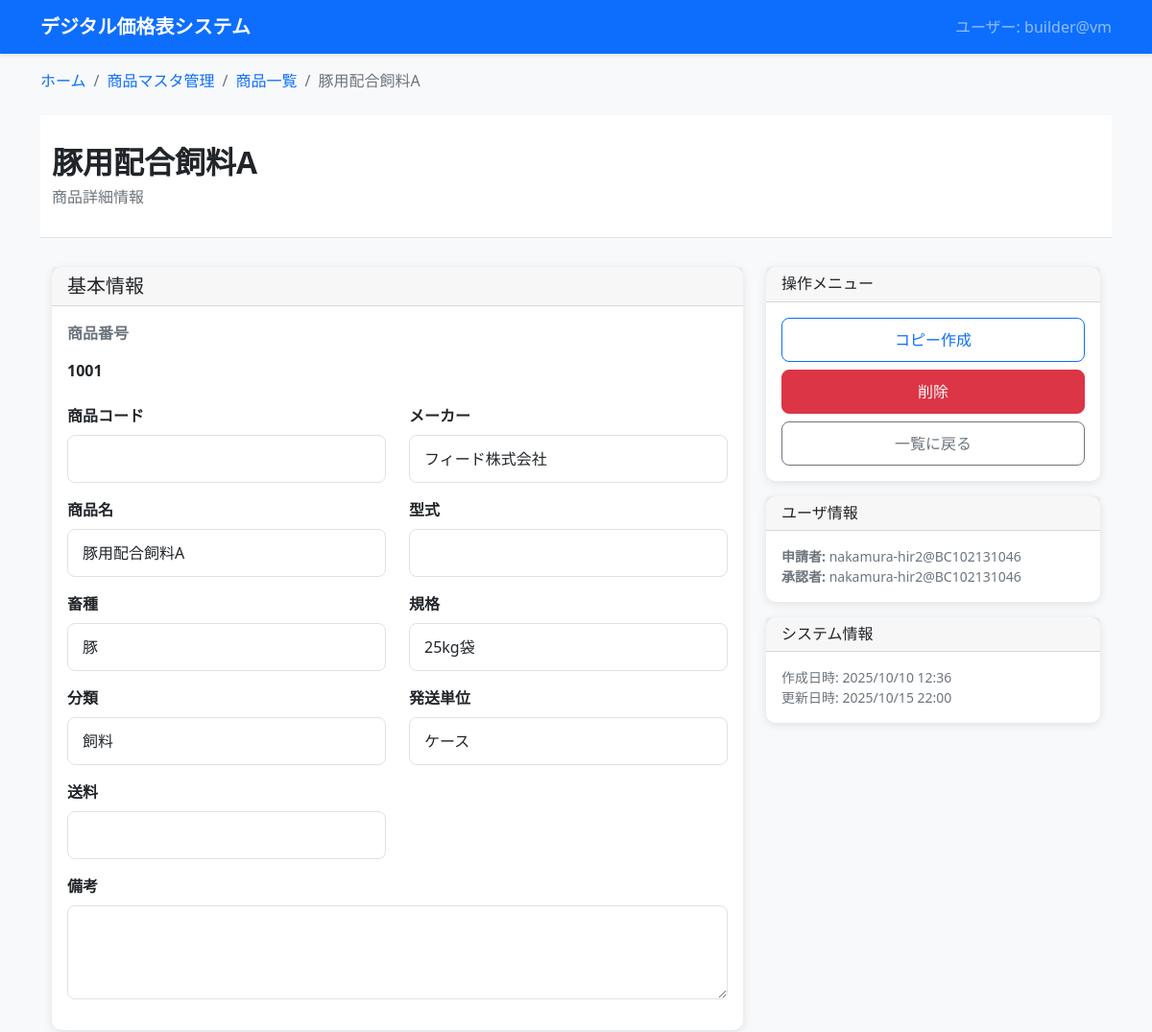
Before: /products/products/1/ (upper part) with the older database file.
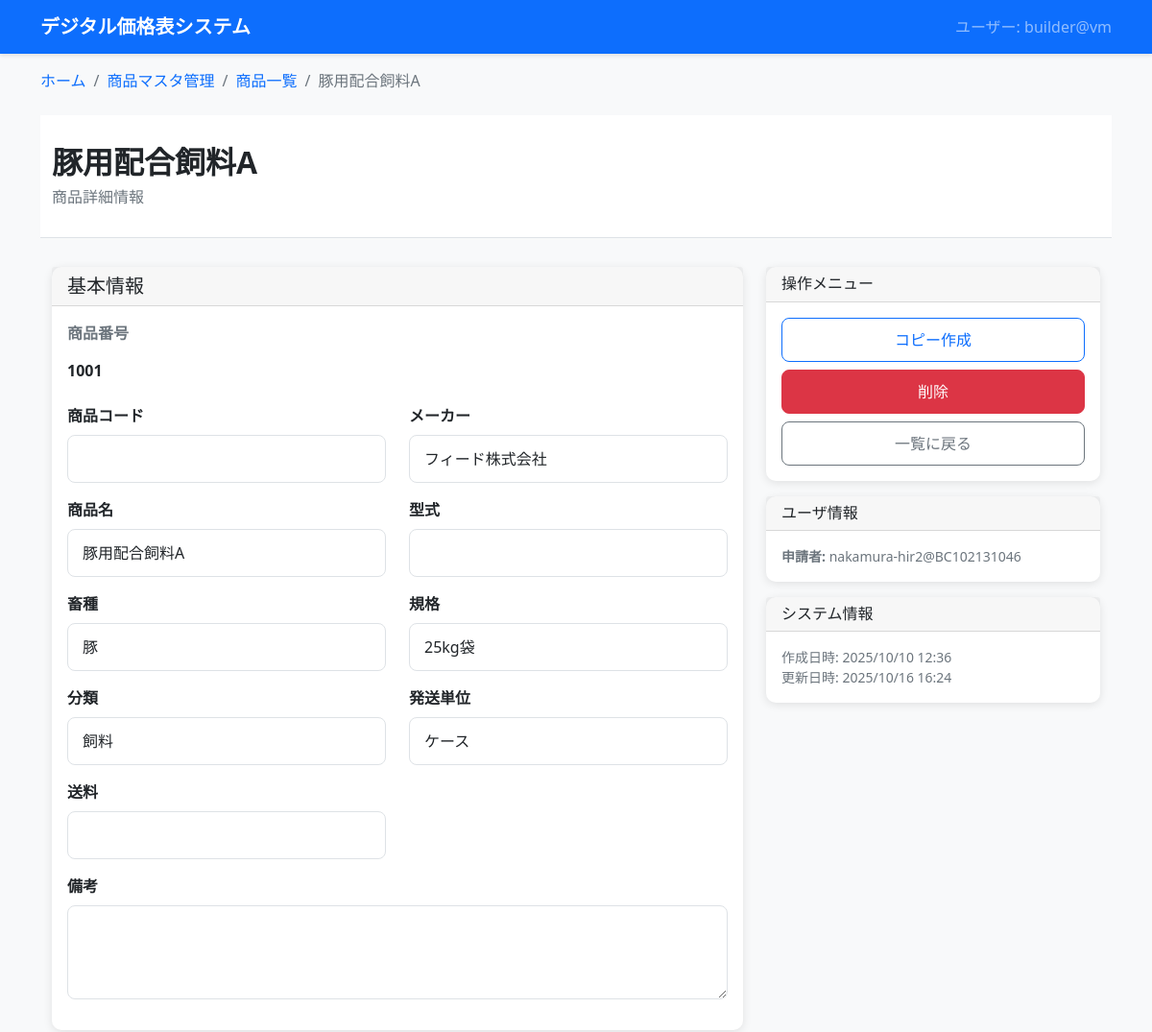
After: the same page with the newer database file.
### dashboard/products_master/models.py (models this page shows, shortened)
class Product(models.Model):
    product_number = models.IntegerField('商品番号', unique=True, null=True, blank=True, help_text='システム自動採番の商品番号')
    product_code = models.CharField('商品コード', max_length=50, blank=True, null=True, help_text='ユーザー管理用の商品コード')
    livestock_type = models.CharField('畜種', max_length=50, blank=True, null=True)
    category = models.CharField('分類', max_length=100, blank=True, null=True)
    manufacturer = models.CharField('メーカー', max_length=100, blank=True, null=True)
    product_name = models.CharField('商品名', max_length=200)
    model_number = models.CharField('型式', max_length=100, blank=True, null=True)
    specification = models.CharField('規格', max_length=100, blank=True, null=True)
    shipping_unit = models.CharField('発送単位', max_length=50, blank=True, null=True)
    shipping_fee = models.CharField('送料', max_length=100, blank=True, null=True)
    remarks = models.TextField('備考', blank=True, null=True)
    applicant = models.CharField('申請者', max_length=100, blank=True, null=True)
    status = models.CharField('ステータス', max_length=20, default='', choices=[('', '申請なし'), ('申請中', '申請中')])
    approver = models.CharField('承認者', max_length=100, blank=True, null=True)
    is_active = models.BooleanField('有効', default=True, help_text='無効にすると論理削除されます')
    deleted_at = models.DateTimeField('削除日時', null=True, blank=True)
    created_at = models.DateTimeField('作成日時', auto_now_add=True)
    updated_at = models.DateTimeField('更新日時', auto_now=True)
    objects = models.Manager()  # デフォルトマネージャー（全て）
    active_objects = ActiveProductManager()  # 有効な商品のみ
    class Meta:
        verbose_name = '商品マスタ'
        verbose_name_plural = '商品マスタ'
        ordering = ['product_number']

### dashboard/products_master/product_detail/views.py (the view)
# urls.py: path('products/<int:pk>/', detail_views.product_detail, name='product_detail'),
def product_detail(request, pk):
    print(f"=== product_detail called: method={request.method}, pk={pk} ===")
    product = get_object_or_404(Product, pk=pk)
    price_histories = product.price_histories.filter(is_active=True).order_by('-effective_year_month')
    form = ProductForm(instance=product)
    context = {
        'current_user': get_current_user(),
        'product': product,
        'form': form,
        'price_histories': price_histories,
        'breadcrumbs': [
            {'title': '商品マスタ管理', 'url': '/products/'},
            {'title': '商品一覧', 'url': '/products/products/'},
            {'title': f'{product.product_name}', 'url': None}
        ]
    }
    return render(request, 'products_master/product_detail.html', context)

### dashboard/products_master/models.py (called while the page is built)
    def get_revision_amount(self):
        try:
            current_kenren_price = self._get_display_kenren_price()
            if current_kenren_price is None:
                return 0
            previous_history = PriceHistory.objects.filter(
                product=self.product,
                effective_year_month__lt=self.effective_year_month,
                is_active=True
            ).order_by('-effective_year_month').first()
            if previous_history:
                previous_kenren_price = previous_history._get_display_kenren_price()
                if previous_kenren_price is not None:
                    return int(current_kenren_price - previous_kenren_price)
            return 0
        except Exception:
            return 0

    def is_editable(self):
        today = datetime.now().strftime('%Y/%m')
        if self.effective_year_month > today:
            return True
        latest_past_history = PriceHistory.objects.filter(
            product=self.product,
            effective_year_month__lt=today,
            is_active=True
        ).order_by('-effective_year_month').first()
        return latest_past_history and latest_past_history.pk == self.pk

### templates/products_master/product_detail.html (shortened to what the changed rows need)
{% extends 'base.html' %}
{% load price_filters %}
{% block breadcrumb %}
    {% include 'components/breadcrumb.html' with breadcrumbs=breadcrumbs %}
{% endblock %}
{% block content %}
    {% include 'components/page_header.html' with page_title=product.product_name page_subtitle="商品詳細情報" %}
    <div class="container">
        <div class="row">
            <div class="col-md-8">
                <div class="card mb-4">
                    <div class="card-body">
                        <form id="productForm" method="post">
                            <div class="row">
                                <div class="col-md-6">
                                    <div class="mb-3">
                                        <label class="form-label text-muted">商品番号</label>
                                        {% if is_new %}
                                            <div class="form-control-plaintext text-muted">保存時に自動採番</div>
                                        {% else %}
                                            <div class="form-control-plaintext fw-bold">{{ product.product_number }}</div>
                                        {% endif %}
                                    </div>
                                    <div class="mb-3">
                                        <label class="form-label" for="{{ form.product_code.id_for_label }}">商品コード</label>
                                        {{ form.product_code }}
                                    </div>
                                    <div class="mb-3">
                                        <label class="form-label" for="{{ form.product_name.id_for_label }}">商品名</label>
                                        {{ form.product_name }}
                                    </div>
                                    <div class="mb-3">
                                        <label class="form-label" for="{{ form.livestock_type.id_for_label }}">畜種</label>
                                        {{ form.livestock_type }}
                                    </div>
                                    <div class="mb-3">
                                        <label class="form-label" for="{{ form.category.id_for_label }}">分類</label>
                                        {{ form.category }}
                                    </div>
                                </div>
                                <div class="col-md-6">
                                    <div class="mb-3">
                                        <label class="form-label" for="{{ form.manufacturer.id_for_label }}">メーカー</label>
                                        {{ form.manufacturer }}
                                    </div>
                                    <div class="mb-3">
                                        <label class="form-label" for="{{ form.model_number.id_for_label }}">型式</label>
                                        {{ form.model_number }}
                                    </div>
                                    <div class="mb-3">
                                        <label class="form-label" for="{{ form.specification.id_for_label }}">規格</label>
                                        {{ form.specification }}
                                    </div>
                                    <div class="mb-3">
                                        <label class="form-label" for="{{ form.shipping_unit.id_for_label }}">発送単位</label>
                                        {{ form.shipping_unit }}
                                    </div>
                                </div>
                            </div>
                            <div class="row">
                                <div class="col-md-6">
                                    <div class="mb-3">
                                        <label class="form-label" for="{{ form.shipping_fee.id_for_label }}">送料</label>
                                        {{ form.shipping_fee }}
                                    </div>
                                </div>
                            </div>
                            <div class="mb-3">
                                <label class="form-label" for="{{ form.remarks.id_for_label }}">備考</label>
                                {{ form.remarks }}
                            </div>
                    </div>
                </div>
            </div>
            {% if not is_new %}
            <div class="col-md-4">
                <div class="card">
                    <div class="card-header">
                        <h6 class="mb-0">操作メニュー</h6>
                    </div>
                    <div class="card-body">
                        <div class="d-grid gap-2">
                            <a href="{% url 'products_master:product_copy' product.pk %}" class="btn btn-outline-primary">コピー作成</a>
                            <a href="{% url 'products_master:product_delete' product.pk %}" class="btn btn-danger">削除</a>
                            <a href="{% url 'products_master:product_list' %}" class="btn btn-outline-secondary">一覧に戻る</a>
                        </div>
                    </div>
                </div>
                <div class="card mt-3">
                    <div class="card-header">
                        <h6 class="mb-0">ユーザ情報</h6>
                    </div>
                    <div class="card-body">
                        <small class="text-muted">
                            {% if product.applicant %}
                                <div><strong>申請者:</strong> {{ product.applicant }}</div>
                            {% endif %}
                            {% if product.approver %}
                                <div><strong>承認者:</strong> {{ product.approver }}</div>
                            {% endif %}
                        </small>
                    </div>
                </div>
                <div class="card mt-3">
                    <div class="card-header">
                        <h6 class="mb-0">システム情報</h6>
                    </div>
                    <div class="card-body">
                        <small class="text-muted">
                            <div>作成日時: {{ product.created_at|date:"Y/m/d H:i" }}</div>
                            <div>更新日時: {{ product.updated_at|date:"Y/m/d H:i" }}</div>
                        </small>
                    </div>
                </div>
            </div>
            {% endif %}
        </div>
    </div>
{% endblock %}

### templates/components/breadcrumb.html
{% if breadcrumbs %}
<div class="container mt-3">
    <nav aria-label="breadcrumb">
        <ol class="breadcrumb">
            <li class="breadcrumb-item">
                <a href="{% url 'dashboard' %}">ホーム</a>
            </li>
            {% for crumb in breadcrumbs %}
                {% if forloop.last %}
                    <li class="breadcrumb-item active" aria-current="page">{{ crumb.title }}</li>
                {% else %}
                    <li class="breadcrumb-item">
                        <a href="{{ crumb.url }}">{{ crumb.title }}</a>
                    </li>
                {% endif %}
            {% endfor %}
        </ol>
    </nav>
</div>
{% endif %}

### templates/components/page_header.html (shortened to what this page needs)
<div class="page-header">
    <div class="container">
        <div class="row align-items-center">
            <div class="col">
                <h1 class="page-title">{{ page_title }}</h1>
                {% if page_subtitle %}
                    <p class="page-subtitle">{{ page_subtitle }}</p>
                {% endif %}
            </div>
        </div>
    </div>
</div>

Changed rows visible on the page:
changed Product "豚用配合飼料A": updated_at "2025/10/15 22:00" → "2025/10/16 16:24"; approver "nakamura-hir2@BC102131046" → (not shown)
Other visible differences:
text no longer shown: "承認者:"
